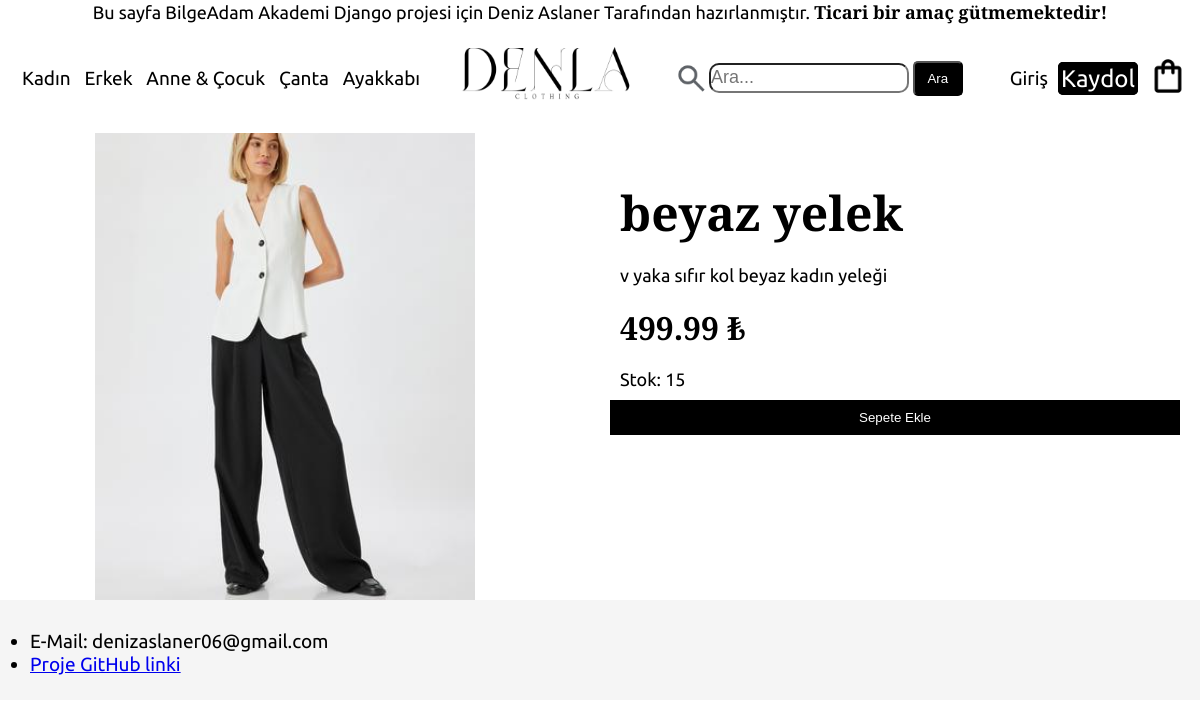
Screenshot of /product/2/ with the database file from the repository.
### product/models.py (models this page shows, shortened)
class Product(models.Model):
    name = models.CharField(max_length=255)
    description = models.TextField(blank=True, null=True)
    price = models.DecimalField(max_digits=8, decimal_places=2)
    category = models.ForeignKey(Category, on_delete=models.SET_NULL, blank=True, null=True, related_name='products')
    stock = models.IntegerField(default=0)
    image = models.ImageField(upload_to='products/images')

### product/views.py (the view)
# urls.py: path('product/<int:product_id>/', views.products, name='Product'),
def products(request, product_id):
    product = get_object_or_404(Product, id=product_id)
    return render(request, "pages/product.html", {"product": product})

### templates/pages/product.html (shortened to what this page needs)
{% extends 'pages/base.html' %}
{% block content %}
<div class="product-detail">
    <div class="image-container">
        <img src="{{ product.image.url }}" alt="{{ product.name }}">
    </div>
    <div class="product-info">
        <h1>{{ product.name }}</h1>
        <p>{{ product.description }}</p>
        <p id="detail-p">{{ product.price }} ₺</p>
        <p>Stok: {{ product.stock }}</p>
        <form action="{% url 'cart:add_to_cart' product.id %}" method="post">
    <button type="submit">Sepete Ekle</button>
</form>
    </div>
</div>
{% endblock content %}

### static/css/styles.css (style rules this page uses)
* { box-sizing: border-box; margin: 0; padding: 0; }
body, html { font-family: "Playfair Display", "Ubuntu", sans-serif; height: 100%; display: flex; flex-direction: column; }
.product-detail { display: flex; flex-direction: row; align-items: flex-start; margin-top: 100px; height: auto; gap: 20px; }
.image-container { flex: 1; max-width: 800px; display: flex; justify-content: center; }
.image-container img { width: 100%; height: auto; max-height: 500px; object-fit: contain; }
#detail-p { font-weight: 700; font-size: 32px; }
.product-info { flex: 1; padding: 20px; text-align: left; display: flex; flex-direction: column; justify-content: flex-end; margin-top: 50px; }
.product-info h1 { font-size: 48px; font-weight: 700; padding: 10px; }
.product-info p { font-size: 18px; padding: 10px; }
.product-info button { width: 100%; background-color: black; color: white; padding: 10px; border: none; cursor: pointer; }

### rows the page displays
Product: image (picture), name "beyaz yelek", description "v yaka sıfır kol beyaz kadın yeleği", price "499.99", stock "15"
